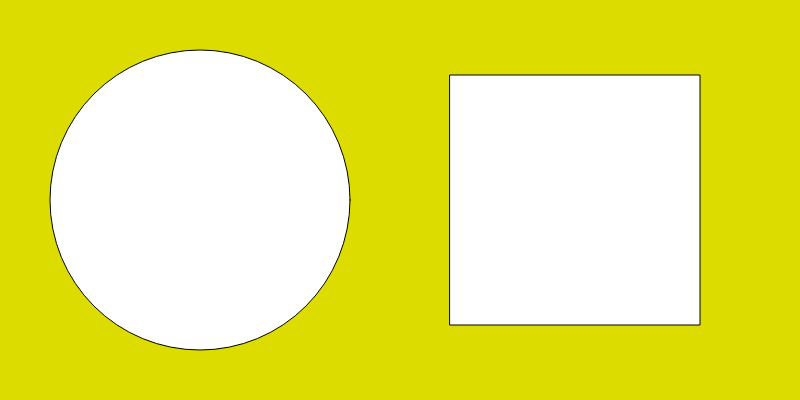
Frame 1 (no input)
Frame 60 (no input): identical to frame 1, image omitted
Frame 120 (the mouse pressed at the canvas centre since frame 60): identical to frame 1, image omitted

The p5.js sketch that drew this single still picture (run headless with seeded random() and noise() and a simulated clock; from frame 60 on, the mouse is pressed at the canvas centre):

// p5.js sketch
// ── sketch.js
function setup() {
  createCanvas(800, 400);
}

function draw() {
  background(220, 220, 0);
  circle(200, 200, 300);
  square(450, 75, 250);
}
